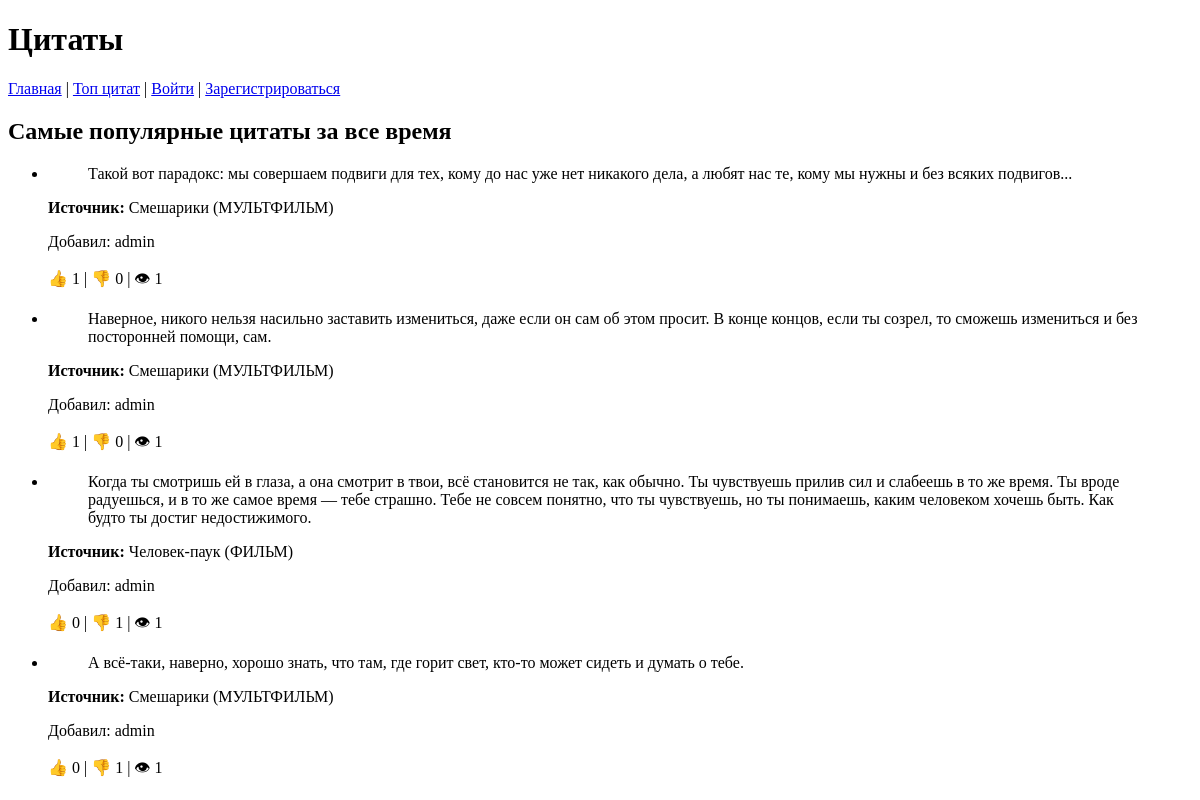
The app's page /top/, older data.
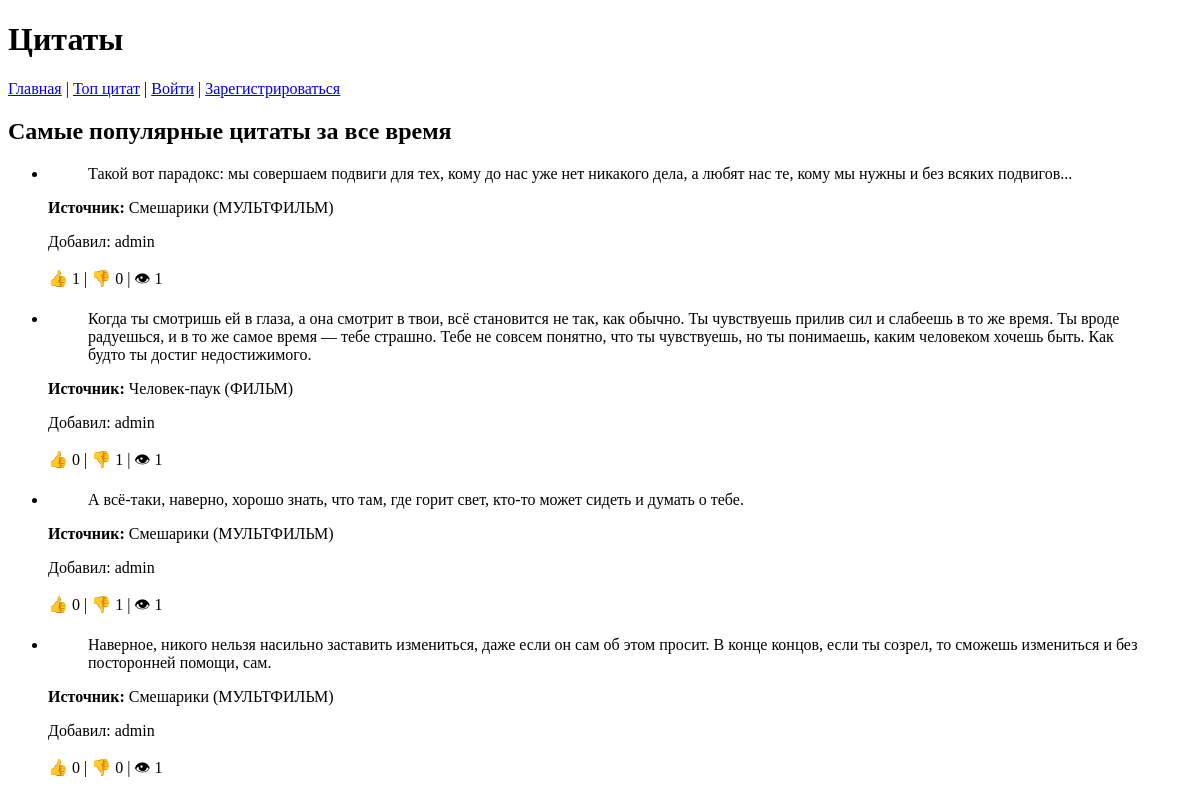
The same page, newer data.
### main/models.py (models this page shows)
class Quote(models.Model):
    source = models.ForeignKey(Source, on_delete=models.CASCADE)
    quote = models.TextField()
    likes = models.PositiveIntegerField(default=0)
    dislikes = models.PositiveIntegerField(default=0)
    views = models.PositiveIntegerField(default=0)
    prob_rate = models.PositiveIntegerField(default=-1)
    author = models.ForeignKey(User, on_delete=models.CASCADE)

class Source(models.Model):
    SOURCE_TYPES = (
        ('КНИГА', 'Книга'),
        ('МУЗЫКА', 'Музыка'),
        ('ФИЛЬМ', 'Фильм'),
        ('СЕРИАЛ', 'Сериал'),
        ('МУЛЬТФИЛЬМ', 'Мультфильм'),
        ('ДРУГОЕ', 'Другое'),
    )
    name = models.CharField(max_length=200)
    type = models.CharField(max_length=20, choices=SOURCE_TYPES, default='OTHER')
    class Meta:
        unique_together = ('name', 'type')

### main/views.py (the view)
# urls.py: path('top/', views.top_quotes),
def top_quotes(request):
    quotes = Quote.objects.order_by("-likes")[:10]
    return render(request, "quotes/topQuote.html", {"quotes": quotes})

### templates/quotes/topQuote.html
{% extends 'index.html' %}
{% block content %}
    <h2>Самые популярные цитаты за все время</h2>
    <ul>
    {% for quote in quotes %}
        <li>
            <blockquote>{{ quote.quote }}</blockquote>
            <p><strong>Источник:</strong> {{ quote.source.name }} ({{ quote.source.type }})</p>
            <p>Добавил: {{ quote.author.username }}</p>
            <p>👍 {{ quote.likes }} | 👎 {{ quote.dislikes }} | 👁 {{ quote.views }}</p>
        </li>
    {% empty %}
        <li>Нет цитат</li>
    {% endfor %}
</ul>
{% endblock %}

Row changes from the older to the newer data that the page shows:
changed Quote (number 4 of 4 on the later page): likes "1" → "0"; moves down the list
